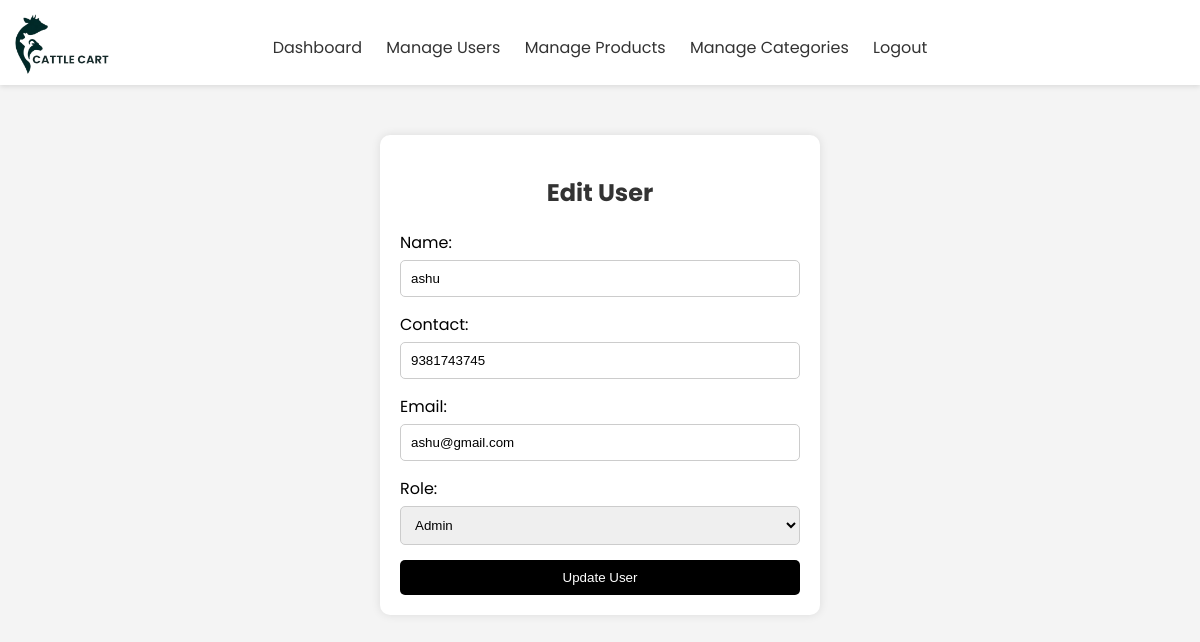
The page /admin/edit_user.php?id=1 on the database its author committed.
### tables this page shows
CREATE TABLE `users` (
  `id` int(11) NOT NULL,
  `name` varchar(100) NOT NULL,
  `contact` varchar(15) NOT NULL,
  `email` varchar(100) NOT NULL,
  `password` varchar(255) NOT NULL,
  `role` varchar(255) NOT NULL,
  `created_at` timestamp NOT NULL DEFAULT current_timestamp()
);

### admin/edit_user.php (the view, shortened to what this page needs)
<?php
include('admin_header.php');
if (isset($_GET['id'])) {
    $id = $_GET['id'];
    $sql = "SELECT * FROM users WHERE id=?";
    $stmt = $conn->prepare($sql);
    $stmt->bind_param("i", $id);
    $stmt->execute();
    $result = $stmt->get_result();
    $user = $result->fetch_assoc();
}
?>
<!DOCTYPE html>
<html lang="en">
<head>
</head>
<body>
    <div class="signup-container">
        <h2>Edit User</h2>
        <form method="POST" action="edit_user.php">
            <label>Name:</label>
            <input type="text" name="name" value="<?php echo $user['name']; ?>" required>
            <label>Contact:</label>
            <input type="text" name="contact" value="<?php echo $user['contact']; ?>" required>
            <label>Email:</label>
            <input type="email" name="email" value="<?php echo $user['email']; ?>" required>
            <label>Role:</label>
            <select name="role" required>
                <option value="admin" <?php if($user['role'] == 'admin') echo 'selected'; ?>>Admin</option>
            </select>
            <input type="submit" value="Update User">
        </form>
    </div>
</body>
</html>

### admin/edit_user.php (style rules this page uses)
body { font-family: 'Poppins', sans-serif; background-color: #f4f4f4; margin: 0; padding: 0; }
h2 { text-align: center; color: #333; margin-bottom: 20px; }
.signup-container { max-width: 400px; margin: 50px auto; padding: 20px; background-color: #fff; border-radius: 10px; box-shadow: 0 0 10px rgba(0, 0, 0, 0.1); }
form { display: flex; flex-direction: column; }
label { margin-bottom: 5px; }
input[type="text"], input[type="email"], select { padding: 10px; margin-bottom: 15px; border: 1px solid #ccc; border-radius: 5px; }
input[type="submit"] { padding: 10px; background-color: black; color: white; border: none; border-radius: 5px; cursor: pointer; }

### rows shown on the page
users: name "ashu", contact "9381743745", email "ashu@gmail.com"
